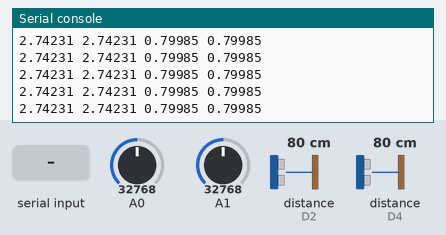
Bench run of a program on a simulated CircuitPython board. Parts: the last lines printed to the serial console. The test bench sets the inputs (shaded band); at power-on: distance to the obstacle (sensors on D2, D4) 80 cm, A0 = 32768, A1 = 32768 (analog values on the 0–65535 scale). The echo pulse lasts 58.3 µs per cm.

Above: at 1.2 s.
1.3 s: "5" typed at the serial console, then Enter
2.8 s: distance to the obstacle (sensor on D2) set to 2 cm
At 3.4 s:
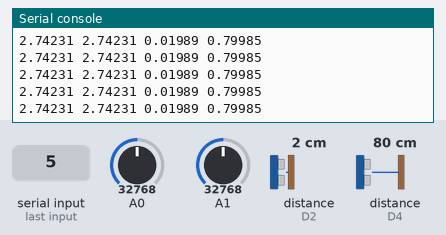
4.3 s: distance to the obstacle (sensor on D4) set to 2 cm
At 5.3 s:
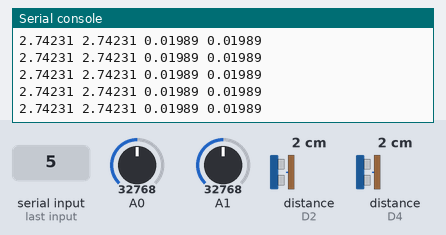
5.8 s: A0 set to 45874
At 6.3 s:
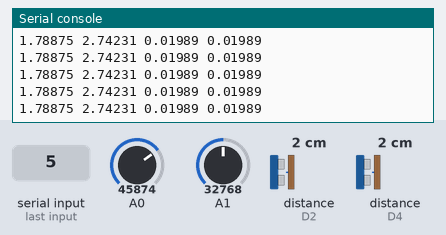
7.3 s: A1 set to 45874
At 7.8 s:
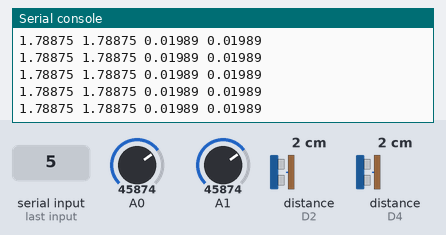

Measured:
- after the input at 2.8 s, the serial console: prints a new line at once (image 1)
- after the input at 4.3 s, the serial console: prints a new line at once (image 2)
- after the input at 5.8 s, the serial console: prints a new line at once (image 3)
- after the input at 7.3 s, the serial console: prints a new line at once (image 4)

The program:

Sensoren_sender.py
```python
import time
import board
import math
from digitalio import DigitalInOut, Direction
from analogio import AnalogIn
import IRsensor
import adafruit_hcsr04
import motordriver
import supervisor
#import Temperature
#import BMS
#from pwmio import PWMOut
from i2c import i2c_bus
import rotaryio


#instances Infrared distance sensors Front and rear
IRsensorFront = IRsensor.IRsensor(board.A1)
IRsensorRear = IRsensor.IRsensor(board.A0)

#instances ultrasonic sensors sides
USsensorFR = adafruit_hcsr04.HCSR04(trigger_pin=board.D3, echo_pin=board.D2)
USsensorFL = adafruit_hcsr04.HCSR04(trigger_pin=board.D5, echo_pin=board.D4)
# USsensorRR = adafruit_hcsr04.HCSR04(trigger_pin=board.D30, echo_pin=board.D31)
# USsensorRL = adafruit_hcsr04.HCSR04(trigger_pin=board.D28, echo_pin=board.D29)

# while True:
    # try:
    #     print(1, USsensorFL.distance)
    # except RuntimeError:
    #     pass
'''
# Fans
FanPWM = PWMOut(pin = board.D3, frequency=5000, duty_cycle=0)
'''
def readSerial():
     if (supervisor.runtime.serial_bytes_available):
        value = input().strip()
        value = float(value)
        if value == "":
            pass

sonar1 = 0
sonar2 = 0
while True:
    readSerial()
    ir_back = IRsensorRear.get_distance_IR()
    ir_front = IRsensorFront.get_distance_IR()
    try:
        sonar1 = USsensorFR.distance/100
    except RuntimeError:
        sonar1 = sonar1/100
    try:
        sonar2 = USsensorFL.distance/100
    except RuntimeError:
        sonar2 = sonar2/100


    print(ir_back, ir_front, sonar1, sonar2)
```

IRsensor.py
```python
import math
from analogio import AnalogIn

class IRsensor:

    def __init__(self, analog_pin):
        self._analogPin = AnalogIn(analog_pin)

    def get_distance_IR(self):
        voltage = (self._analogPin.value/65535)*3.3
        distance = 5.18 * math.pow(voltage, -1.27)
        return distance
```

motordriver.py
```python
import board
from digitalio import DigitalInOut, Direction
from pwmio import PWMOut

class MD13S:
# Encoder resolution: 48 counts per motor shaft revolution
# Gear ratio: 30:1

    def __init__(self, PWM_pin, dir_pin):
        self._PWMpin = PWM_pin
        self._DirPin = DigitalInOut(dir_pin)
        self._DirPin.direction = Direction.OUTPUT
        self._pwm = PWMOut(PWM_pin)
        self.last_position = None


    def speed_control(self, speedvector):
        self._pwm.duty_cycle = speedvector

    def direction_control(self,direction):
        self._DirPin.value = direction
```

i2c.py
```python
import time
import board
import adafruit_mcp9808


class i2c_bus():
    def __init__(self):
        self.i2c = board.I2C()

#        self.mcp_1 = adafruit_mcp9808.MCP9808(self.i2c, 0x19)
#        self.mcp_2 = adafruit_mcp9808.MCP9808(self.i2c, 0x18)
#        self.temperature = [self.mcp_1.temperature, self.mcp_2.temperature]

        while not self.i2c.try_lock():
            pass

        self.adress = [hex(device_address) for device_address in self.i2c.scan()]

    def return_temperature(self):
        return self.temperature

    def return_adress(self):
        return self.adress

    def exit(self):
        self.i2c.unlock()

if __name__ == '__main__':
    i2c = i2c_bus()
    print(i2c.read_temperature())
    i2c.exit()
```
